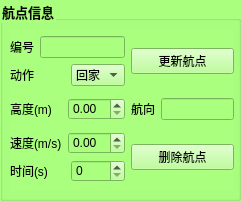
       <widget class="QGroupBox" name="groupBoxFlyPoint">
        <property name="geometry">
         <rect>
          <x>760</x>
          <y>350</y>
          <width>241</width>
          <height>201</height>
         </rect>
        </property>
        <property name="font">
         <font>
          <pointsize>10</pointsize>
          <weight>75</weight>
          <bold>true</bold>
         </font>
        </property>
        <property name="autoFillBackground">
         <bool>false</bool>
        </property>
        <property name="styleSheet">
         <string notr="true">background-color: rgb(170, 255, 127);</string>
        </property>
        <property name="title">
         <string>航点信息</string>
        </property>
        <property name="flat">
         <bool>false</bool>
        </property>
        <property name="checkable">
         <bool>false</bool>
        </property>
        <widget class="QWidget" name="layoutWidget">
         <property name="geometry">
          <rect>
           <x>10</x>
           <y>30</y>
           <width>224</width>
           <height>161</height>
          </rect>
         </property>
         <layout class="QHBoxLayout" name="horizontalLayout_15">
          <item>
           <layout class="QVBoxLayout" name="verticalLayout_16">
            <item>
             <layout class="QVBoxLayout" name="verticalLayout_15">
              <item>
               <layout class="QHBoxLayout" name="horizontalLayout_30">
                <item>
                 <widget class="QLabel" name="label_22">
                  <property name="text">
                   <string>编号</string>
                  </property>
                 </widget>
                </item>
                <item>
                 <widget class="QLineEdit" name="lineEdit_number"/>
                </item>
               </layout>
              </item>
              <item>
               <layout class="QHBoxLayout" name="horizontalLayout_31">
                <item>
                 <widget class="QLabel" name="label_23">
                  <property name="text">
                   <string>动作</string>
                  </property>
                 </widget>
                </item>
                <item>
                 <widget class="QComboBox" name="comboBox_action">
                  <item>
                   <property name="text">
                    <string>回家</string>
                   </property>
                  </item>
                  <item>
                   <property name="text">
                    <string>起飞</string>
                   </property>
                  </item>
                  <item>
                   <property name="text">
                    <string>航点</string>
                   </property>
                  </item>
                  <item>
                   <property name="text">
                    <string>驻留</string>
                   </property>
                  </item>
                  <item>
                   <property name="text">
                    <string>降落</string>
                   </property>
                  </item>
                 </widget>
                </item>
               </layout>
              </item>
             </layout>
            </item>
            <item>
             <layout class="QHBoxLayout" name="horizontalLayout_26">
              <item>
               <widget class="QLabel" name="label_26">
                <property name="text">
                 <string>高度(m)</string>
                </property>
               </widget>
              </item>
              <item>
               <widget class="QDoubleSpinBox" name="doubleSpinBox_height"/>
              </item>
             </layout>
            </item>
            <item>
             <layout class="QVBoxLayout" name="verticalLayout_12">
              <item>
               <layout class="QHBoxLayout" name="horizontalLayout_27">
                <item>
                 <widget class="QLabel" name="label_27">
                  <property name="text">
                   <string>速度(m/s)</string>
                  </property>
                 </widget>
                </item>
                <item>
                 <widget class="QDoubleSpinBox" name="doubleSpinBox_soeed"/>
                </item>
               </layout>
              </item>
              <item>
               <layout class="QHBoxLayout" name="horizontalLayout_39">
                <item>
                 <widget class="QLabel" name="label_28">
                  <property name="text">
                   <string>时间(s)</string>
                  </property>
                 </widget>
                </item>
                <item>
                 <widget class="QSpinBox" name="spinBox_time"/>
                </item>
               </layout>
              </item>
             </layout>
            </item>
           </layout>
          </item>
          <item>
           <layout class="QVBoxLayout" name="verticalLayout_17">
            <item>
             <widget class="QPushButton" name="pushButton_freshFlyPoint">
              <property name="text">
               <string>更新航点</string>
              </property>
              <property name="icon">
               <iconset resource="pic.qrc">
                <normaloff>:/new/prefix1/picture/fresh.png</normaloff>:/new/prefix1/picture/fresh.png</iconset>
              </property>
              <property name="iconSize">
               <size>
                <width>32</width>
                <height>32</height>
               </size>
              </property>
             </widget>
            </item>
            <item>
             <layout class="QHBoxLayout" name="horizontalLayout_21">
              <item>
               <widget class="QLabel" name="label_24">
                <property name="text">
                 <string>航向</string>
                </property>
               </widget>
              </item>
              <item>
               <widget class="QLineEdit" name="lineEdit_flyYaw">
                <property name="text">
                 <string/>
                </property>
               </widget>
              </item>
             </layout>
            </item>
            <item>
             <widget class="QPushButton" name="pushButton_deleteFlyPoint">
              <property name="text">
               <string>删除航点</string>
              </property>
              <property name="icon">
               <iconset resource="pic.qrc">
                <normaloff>:/new/prefix1/picture/bookmark_missing.png</normaloff>:/new/prefix1/picture/bookmark_missing.png</iconset>
              </property>
              <property name="iconSize">
               <size>
                <width>32</width>
                <height>32</height>
               </size>
              </property>
             </widget>
            </item>
           </layout>
          </item>
         </layout>
        </widget>
       </widget>
